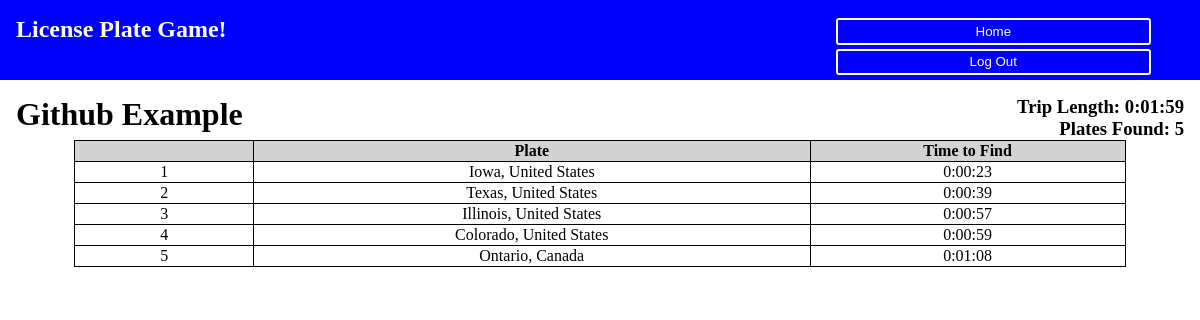
Screenshot of /trip_detail/11 with the database file from the repository.
### models.py (models this page shows, shortened)
class Trip(db.Model):
    id = db.Column(db.Integer, primary_key=True)
    name = db.Column(db.String(255))
    user_id = db.Column(db.Integer, db.ForeignKey('user.id', ondelete='cascade'), nullable=False)
    user = db.relationship('User', foreign_keys=[user_id], backref='trips')
    start_time = db.Column(db.DateTime, server_default=func.now())
    end_time = db.Column(db.DateTime)
    def ordered_finds(self):
        ordered = Find.query.filter_by(trip_id=self.id).order_by(Find.found_at.asc()).all()
        return ordered
    @classmethod
    def current_trip(cls, id):
        trip = cls.query.get(id)
        return trip

class Find(db.Model):
    found_at = db.Column(db.DateTime, server_default=func.now())
    trip_id = db.Column(db.Integer, db.ForeignKey('trip.id', ondelete='cascade'), primary_key=True)
    trip = db.relationship('Trip', foreign_keys=[trip_id], backref='finds')
    plate_id = db.Column(db.Integer, db.ForeignKey('plate.id', ondelete='cascade'), primary_key=True)
    plate = db.relationship('Plate', foreign_keys=[plate_id], backref='finds')

class Plate(db.Model):
    id = db.Column(db.Integer, primary_key=True)
    place = db.Column(db.String(255))
    country = db.Column(db.String(45))
    user_id = db.Column(db.Integer, db.ForeignKey('user.id', ondelete='cascade'), nullable=False)
    user = db.relationship('User', foreign_keys=[user_id], backref='plates')
    created_at = db.Column(db.DateTime, server_default=func.now())
    updated_at = db.Column(db.DateTime, server_default=func.now(), onupdate=func.now())

### controller_functions.py (the view)
def trip_detail(id):
    trip = Trip.current_trip(id)
    finds = trip.ordered_finds()
    return render_template('trip_detail.html', trip=trip, finds = finds)

### templates/trip_detail.html (shortened to what this page needs)
<!DOCTYPE html>
<html lang="en">
<head>
    <link rel="stylesheet" href="{{ url_for('static', filename='css/universal.css') }}">
    <link rel="stylesheet" href="{{ url_for('static', filename='css/trip_detail.css') }}">
</head>
<body>
    <div class="header">
        <h2 class="sm-4 md-3 lg-6">License Plate Game!</h2>
        <div class="nav sm-4 md-2 lg-4">
            <a href="/home"><button class="sm-1 md-6 lg-12">Home</button></a>
            <a href="/logout"><button class="sm-1 md-6 lg-12">Log Out</button></a>
        </div>
    </div>
    <div class="body">
        <h1 class="sm-4 md-3 lg-8">{{trip.name}}</h1>
        <div class="stats sm-4 md-3 lg-4">
            <h3>Trip Length: {{trip.end_time-trip.start_time}}</h3>
            <h3>Plates Found: {{trip.finds|count}}</h3>
        </div>
        <table class="sm-4 md-6 lg-12">
            <colgroup>
                <col>
                <col class="sm-2 md-3 lg-7">
                <col class="sm-2 md-2 lg-4">
            </colgroup>
            <thead>
                <th></th>
                <th>Plate</th>
                <th>Time to Find</th>
            </thead>
            <tbody>
                {% for find in finds %}
                <tr>
                    <td>{{finds.index(find)+1}}</td>
                    <td>{{find.plate.place}}, {{find.plate.country}}</td>
                    <td>{{find.found_at-trip.start_time}}</td>
                </tr>
                {% endfor %}
            </tbody>
        </table>
    </div>
</body>
</html>

### static/css/universal.css (style rules this page uses)
* { margin: 0 }
.header { background-color: blue; color: white; height: 3em; padding: 1em; vertical-align: middle }
.header h2 { display: inline-block; }
.nav button { height: 2em; background-color: blue; color: white; border: 2px solid white; border-radius: 3px; margin: 2px; }
.body { padding: 1em; margin: auto; }
.stats { display: inline-block; }
button { height: 3em; display: inline-block; }
a { text-decoration: none; color: black; }
table { border-collapse: collapse; margin: auto }
thead { background-color: lightgrey }
td { text-align: center; }
th, td { border: 1px solid black; }
@media only screen and (min-width: 481px) { .md-2 { width: 30%; } }
@media only screen and (min-width: 481px) { .md-3 { width: 45%; } }
@media only screen and (min-width: 481px) { .md-6 { width: 90%; } }
@media only screen and (min-width: 481px) { .nav { float: right; } }
@media only screen and (min-width: 481px) { .stats { float: right; text-align: right } }
@media only screen and (min-width: 1024px) { .lg-4 { width: 30%; } }
@media only screen and (min-width: 1024px) { .lg-6 { width: 45%; } }
@media only screen and (min-width: 1024px) { .lg-7 { width: 53%; } }
@media only screen and (min-width: 1024px) { .lg-8 { width: 60%; } }
@media only screen and (min-width: 1024px) { .lg-12 { width: 90%; } }
@media only screen and (min-width: 1024px) { .nav { float: right; } }
@media only screen and (min-width: 1024px) { .stats { float: right; text-align: right } }

### static/css/trip_detail.css (style rules this page uses)
h1 { display: inline-block; }
table { max-height: 70vh; overflow: auto }

### rows the page displays
Trip: name "Github Example", trip.end_time-trip.start_time "0:01:59"
Find: finds "1", plate.place "Iowa", plate.country "United States", find.found_at-trip.start_time "0:00:23"
Find: finds "2", plate.place "Texas", plate.country "United States", find.found_at-trip.start_time "0:00:39"
Find: finds "3", plate.place "Illinois", plate.country "United States", find.found_at-trip.start_time "0:00:57"
Find: finds "4", plate.place "Colorado", plate.country "United States", find.found_at-trip.start_time "0:00:59"
Find: finds "5", plate.place "Ontario", plate.country "Canada", find.found_at-trip.start_time "0:01:08"

### other values shown
{{ trip.finds|count }} "5"
